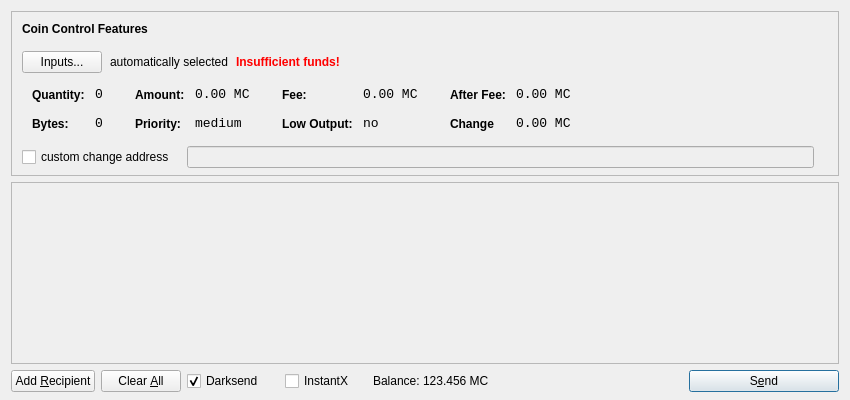
<?xml version="1.0" encoding="UTF-8"?>
<ui version="4.0">
 <class>SendCoinsDialog</class>
 <widget class="QDialog" name="SendCoinsDialog">
  <property name="geometry">
   <rect>
    <x>0</x>
    <y>0</y>
    <width>850</width>
    <height>400</height>
   </rect>
  </property>
  <property name="windowTitle">
   <string>Send Coins</string>
  </property>
  <layout class="QVBoxLayout" name="verticalLayout" stretch="0,1,0">
   <property name="bottomMargin">
    <number>8</number>
   </property>
   <item>
    <widget class="QFrame" name="frameCoinControl">
     <property name="sizePolicy">
      <sizepolicy hsizetype="Expanding" vsizetype="Expanding">
       <horstretch>0</horstretch>
       <verstretch>0</verstretch>
      </sizepolicy>
     </property>
     <property name="maximumSize">
      <size>
       <width>16777215</width>
       <height>16777215</height>
      </size>
     </property>
     <property name="frameShape">
      <enum>QFrame::StyledPanel</enum>
     </property>
     <property name="frameShadow">
      <enum>QFrame::Sunken</enum>
     </property>
     <layout class="QVBoxLayout" name="verticalLayoutCoinControl2">
      <property name="spacing">
       <number>-1</number>
      </property>
      <property name="leftMargin">
       <number>0</number>
      </property>
      <property name="topMargin">
       <number>0</number>
      </property>
      <property name="rightMargin">
       <number>0</number>
      </property>
      <property name="bottomMargin">
       <number>6</number>
      </property>
      <item>
       <layout class="QVBoxLayout" name="verticalLayoutCoinControl" stretch="0,0,0,0,1">
        <property name="spacing">
         <number>0</number>
        </property>
        <property name="leftMargin">
         <number>10</number>
        </property>
        <property name="topMargin">
         <number>10</number>
        </property>
        <item>
         <layout class="QHBoxLayout" name="horizontalLayoutCoinControl1">
          <property name="bottomMargin">
           <number>15</number>
          </property>
          <item>
           <widget class="QLabel" name="labelCoinControlFeatures">
            <property name="sizePolicy">
             <sizepolicy hsizetype="Preferred" vsizetype="Maximum">
              <horstretch>0</horstretch>
              <verstretch>0</verstretch>
             </sizepolicy>
            </property>
            <property name="font">
             <font>
              <weight>75</weight>
              <bold>true</bold>
             </font>
            </property>
            <property name="styleSheet">
             <string notr="true">font-weight:bold;</string>
            </property>
            <property name="text">
             <string>Coin Control Features</string>
            </property>
           </widget>
          </item>
         </layout>
        </item>
        <item>
         <layout class="QHBoxLayout" name="horizontalLayoutCoinControl2" stretch="0,0,0,0">
          <property name="spacing">
           <number>8</number>
          </property>
          <property name="bottomMargin">
           <number>10</number>
          </property>
          <item>
           <widget class="QPushButton" name="pushButtonCoinControl">
            <property name="styleSheet">
             <string notr="true"/>
            </property>
            <property name="text">
             <string>Inputs...</string>
            </property>
           </widget>
          </item>
          <item>
           <widget class="QLabel" name="labelCoinControlAutomaticallySelected">
            <property name="text">
             <string>automatically selected</string>
            </property>
            <property name="margin">
             <number>5</number>
            </property>
           </widget>
          </item>
          <item>
           <widget class="QLabel" name="labelCoinControlInsuffFunds">
            <property name="font">
             <font>
              <weight>75</weight>
              <bold>true</bold>
             </font>
            </property>
            <property name="styleSheet">
             <string notr="true">color:red;font-weight:bold;</string>
            </property>
            <property name="text">
             <string>Insufficient funds!</string>
            </property>
            <property name="margin">
             <number>5</number>
            </property>
           </widget>
          </item>
          <item>
           <spacer name="horizontalSpacerCoinControl">
            <property name="orientation">
             <enum>Qt::Horizontal</enum>
            </property>
            <property name="sizeHint" stdset="0">
             <size>
              <width>40</width>
              <height>1</height>
             </size>
            </property>
           </spacer>
          </item>
         </layout>
        </item>
        <item>
         <widget class="QWidget" name="widgetCoinControl" native="true">
          <property name="sizePolicy">
           <sizepolicy hsizetype="Preferred" vsizetype="Preferred">
            <horstretch>0</horstretch>
            <verstretch>0</verstretch>
           </sizepolicy>
          </property>
          <property name="minimumSize">
           <size>
            <width>0</width>
            <height>0</height>
           </size>
          </property>
          <property name="styleSheet">
           <string notr="true"/>
          </property>
          <layout class="QHBoxLayout" name="horizontalLayoutCoinControl5">
           <property name="margin">
            <number>0</number>
           </property>
           <item>
            <layout class="QHBoxLayout" name="horizontalLayoutCoinControl3" stretch="0,0,0,1">
             <property name="spacing">
              <number>20</number>
             </property>
             <property name="topMargin">
              <number>0</number>
             </property>
             <property name="bottomMargin">
              <number>10</number>
             </property>
             <item>
              <layout class="QFormLayout" name="formLayoutCoinControl1">
               <property name="horizontalSpacing">
                <number>10</number>
               </property>
               <property name="verticalSpacing">
                <number>14</number>
               </property>
               <property name="leftMargin">
                <number>10</number>
               </property>
               <property name="topMargin">
                <number>4</number>
               </property>
               <property name="rightMargin">
                <number>6</number>
               </property>
               <item row="0" column="0">
                <widget class="QLabel" name="labelCoinControlQuantityText">
                 <property name="styleSheet">
                  <string notr="true">font-weight:bold;</string>
                 </property>
                 <property name="text">
                  <string>Quantity:</string>
                 </property>
                 <property name="margin">
                  <number>0</number>
                 </property>
                </widget>
               </item>
               <item row="0" column="1">
                <widget class="QLabel" name="labelCoinControlQuantity">
                 <property name="font">
                  <font>
                   <family>Monospace</family>
                   <pointsize>10</pointsize>
                  </font>
                 </property>
                 <property name="cursor">
                  <cursorShape>IBeamCursor</cursorShape>
                 </property>
                 <property name="contextMenuPolicy">
                  <enum>Qt::ActionsContextMenu</enum>
                 </property>
                 <property name="text">
                  <string>0</string>
                 </property>
                 <property name="margin">
                  <number>0</number>
                 </property>
                 <property name="textInteractionFlags">
                  <set>Qt::LinksAccessibleByMouse|Qt::TextSelectableByKeyboard|Qt::TextSelectableByMouse</set>
                 </property>
                </widget>
               </item>
               <item row="1" column="0">
                <widget class="QLabel" name="labelCoinControlBytesText">
                 <property name="styleSheet">
                  <string notr="true">font-weight:bold;</string>
                 </property>
                 <property name="text">
                  <string>Bytes:</string>
                 </property>
                </widget>
               </item>
               <item row="1" column="1">
                <widget class="QLabel" name="labelCoinControlBytes">
                 <property name="font">
                  <font>
                   <family>Monospace</family>
                   <pointsize>10</pointsize>
                  </font>
                 </property>
                 <property name="cursor">
                  <cursorShape>IBeamCursor</cursorShape>
                 </property>
                 <property name="contextMenuPolicy">
                  <enum>Qt::ActionsContextMenu</enum>
                 </property>
                 <property name="text">
                  <string>0</string>
                 </property>
                 <property name="textInteractionFlags">
                  <set>Qt::LinksAccessibleByMouse|Qt::TextSelectableByKeyboard|Qt::TextSelectableByMouse</set>
                 </property>
                </widget>
               </item>
              </layout>
             </item>
             <item>
              <layout class="QFormLayout" name="formLayoutCoinControl2">
               <property name="horizontalSpacing">
                <number>10</number>
               </property>
               <property name="verticalSpacing">
                <number>14</number>
               </property>
               <property name="leftMargin">
                <number>6</number>
               </property>
               <property name="topMargin">
                <number>4</number>
               </property>
               <property name="rightMargin">
                <number>6</number>
               </property>
               <item row="0" column="0">
                <widget class="QLabel" name="labelCoinControlAmountText">
                 <property name="styleSheet">
                  <string notr="true">font-weight:bold;</string>
                 </property>
                 <property name="text">
                  <string>Amount:</string>
                 </property>
                 <property name="margin">
                  <number>0</number>
                 </property>
                </widget>
               </item>
               <item row="0" column="1">
                <widget class="QLabel" name="labelCoinControlAmount">
                 <property name="font">
                  <font>
                   <family>Monospace</family>
                   <pointsize>10</pointsize>
                  </font>
                 </property>
                 <property name="cursor">
                  <cursorShape>IBeamCursor</cursorShape>
                 </property>
                 <property name="contextMenuPolicy">
                  <enum>Qt::ActionsContextMenu</enum>
                 </property>
                 <property name="text">
                  <string>0.00 MC</string>
                 </property>
                 <property name="textInteractionFlags">
                  <set>Qt::LinksAccessibleByMouse|Qt::TextSelectableByKeyboard|Qt::TextSelectableByMouse</set>
                 </property>
                </widget>
               </item>
               <item row="1" column="0">
                <widget class="QLabel" name="labelCoinControlPriorityText">
                 <property name="styleSheet">
                  <string notr="true">font-weight:bold;</string>
                 </property>
                 <property name="text">
                  <string>Priority:</string>
                 </property>
                </widget>
               </item>
               <item row="1" column="1">
                <widget class="QLabel" name="labelCoinControlPriority">
                 <property name="font">
                  <font>
                   <family>Monospace</family>
                   <pointsize>10</pointsize>
                  </font>
                 </property>
                 <property name="cursor">
                  <cursorShape>IBeamCursor</cursorShape>
                 </property>
                 <property name="contextMenuPolicy">
                  <enum>Qt::ActionsContextMenu</enum>
                 </property>
                 <property name="text">
                  <string>medium</string>
                 </property>
                 <property name="textInteractionFlags">
                  <set>Qt::LinksAccessibleByMouse|Qt::TextSelectableByKeyboard|Qt::TextSelectableByMouse</set>
                 </property>
                </widget>
               </item>
              </layout>
             </item>
             <item>
              <layout class="QFormLayout" name="formLayoutCoinControl3">
               <property name="horizontalSpacing">
                <number>10</number>
               </property>
               <property name="verticalSpacing">
                <number>14</number>
               </property>
               <property name="leftMargin">
                <number>6</number>
               </property>
               <property name="topMargin">
                <number>4</number>
               </property>
               <property name="rightMargin">
                <number>6</number>
               </property>
               <item row="0" column="0">
                <widget class="QLabel" name="labelCoinControlFeeText">
                 <property name="styleSheet">
                  <string notr="true">font-weight:bold;</string>
                 </property>
                 <property name="text">
                  <string>Fee:</string>
                 </property>
                 <property name="margin">
                  <number>0</number>
                 </property>
                </widget>
               </item>
               <item row="0" column="1">
                <widget class="QLabel" name="labelCoinControlFee">
                 <property name="font">
                  <font>
                   <family>Monospace</family>
                   <pointsize>10</pointsize>
                  </font>
                 </property>
                 <property name="cursor">
                  <cursorShape>IBeamCursor</cursorShape>
                 </property>
                 <property name="contextMenuPolicy">
                  <enum>Qt::ActionsContextMenu</enum>
                 </property>
                 <property name="text">
                  <string>0.00 MC</string>
                 </property>
                 <property name="textInteractionFlags">
                  <set>Qt::LinksAccessibleByMouse|Qt::TextSelectableByKeyboard|Qt::TextSelectableByMouse</set>
                 </property>
                </widget>
               </item>
               <item row="1" column="0">
                <widget class="QLabel" name="labelCoinControlLowOutputText">
                 <property name="styleSheet">
                  <string notr="true">font-weight:bold;</string>
                 </property>
                 <property name="text">
                  <string>Low Output:</string>
                 </property>
                </widget>
               </item>
               <item row="1" column="1">
                <widget class="QLabel" name="labelCoinControlLowOutput">
                 <property name="font">
                  <font>
                   <family>Monospace</family>
                   <pointsize>10</pointsize>
                  </font>
                 </property>
                 <property name="cursor">
                  <cursorShape>IBeamCursor</cursorShape>
                 </property>
                 <property name="contextMenuPolicy">
                  <enum>Qt::ActionsContextMenu</enum>
                 </property>
                 <property name="text">
                  <string>no</string>
                 </property>
                 <property name="textInteractionFlags">
                  <set>Qt::LinksAccessibleByMouse|Qt::TextSelectableByKeyboard|Qt::TextSelectableByMouse</set>
                 </property>
                </widget>
               </item>
              </layout>
             </item>
             <item>
              <layout class="QFormLayout" name="formLayoutCoinControl4">
               <property name="horizontalSpacing">
                <number>10</number>
               </property>
               <property name="verticalSpacing">
                <number>14</number>
               </property>
               <property name="leftMargin">
                <number>6</number>
               </property>
               <property name="topMargin">
                <number>4</number>
               </property>
               <property name="rightMargin">
                <number>6</number>
               </property>
               <item row="0" column="0">
                <widget class="QLabel" name="labelCoinControlAfterFeeText">
                 <property name="styleSheet">
                  <string notr="true">font-weight:bold;</string>
                 </property>
                 <property name="text">
                  <string>After Fee:</string>
                 </property>
                 <property name="margin">
                  <number>0</number>
                 </property>
                </widget>
               </item>
               <item row="0" column="1">
                <widget class="QLabel" name="labelCoinControlAfterFee">
                 <property name="font">
                  <font>
                   <family>Monospace</family>
                   <pointsize>10</pointsize>
                  </font>
                 </property>
                 <property name="cursor">
                  <cursorShape>IBeamCursor</cursorShape>
                 </property>
                 <property name="contextMenuPolicy">
                  <enum>Qt::ActionsContextMenu</enum>
                 </property>
                 <property name="text">
                  <string>0.00 MC</string>
                 </property>
                 <property name="textInteractionFlags">
                  <set>Qt::LinksAccessibleByMouse|Qt::TextSelectableByKeyboard|Qt::TextSelectableByMouse</set>
                 </property>
                </widget>
               </item>
               <item row="1" column="0">
                <widget class="QLabel" name="labelCoinControlChangeText">
                 <property name="styleSheet">
                  <string notr="true">font-weight:bold;</string>
                 </property>
                 <property name="text">
                  <string>Change</string>
                 </property>
                </widget>
               </item>
               <item row="1" column="1">
                <widget class="QLabel" name="labelCoinControlChange">
                 <property name="font">
                  <font>
                   <family>Monospace</family>
                   <pointsize>10</pointsize>
                  </font>
                 </property>
                 <property name="cursor">
                  <cursorShape>IBeamCursor</cursorShape>
                 </property>
                 <property name="contextMenuPolicy">
                  <enum>Qt::ActionsContextMenu</enum>
                 </property>
                 <property name="text">
                  <string>0.00 MC</string>
                 </property>
                 <property name="textInteractionFlags">
                  <set>Qt::LinksAccessibleByMouse|Qt::TextSelectableByKeyboard|Qt::TextSelectableByMouse</set>
                 </property>
                </widget>
               </item>
              </layout>
             </item>
            </layout>
           </item>
          </layout>
         </widget>
        </item>
        <item>
         <layout class="QHBoxLayout" name="horizontalLayoutCoinControl4" stretch="0,0,0">
          <property name="spacing">
           <number>12</number>
          </property>
          <property name="sizeConstraint">
           <enum>QLayout::SetDefaultConstraint</enum>
          </property>
          <property name="topMargin">
           <number>5</number>
          </property>
          <property name="rightMargin">
           <number>5</number>
          </property>
          <item>
           <widget class="QCheckBox" name="checkBoxCoinControlChange">
            <property name="text">
             <string>custom change address</string>
            </property>
           </widget>
          </item>
          <item>
           <widget class="QLineEdit" name="lineEditCoinControlChange">
            <property name="enabled">
             <bool>false</bool>
            </property>
            <property name="sizePolicy">
             <sizepolicy hsizetype="Expanding" vsizetype="Fixed">
              <horstretch>0</horstretch>
              <verstretch>0</verstretch>
             </sizepolicy>
            </property>
           </widget>
          </item>
          <item>
           <widget class="QLabel" name="labelCoinControlChangeLabel">
            <property name="sizePolicy">
             <sizepolicy hsizetype="Preferred" vsizetype="Expanding">
              <horstretch>0</horstretch>
              <verstretch>0</verstretch>
             </sizepolicy>
            </property>
            <property name="minimumSize">
             <size>
              <width>0</width>
              <height>0</height>
             </size>
            </property>
            <property name="text">
             <string/>
            </property>
            <property name="margin">
             <number>3</number>
            </property>
           </widget>
          </item>
         </layout>
        </item>
        <item>
         <spacer name="verticalSpacerCoinControl">
          <property name="orientation">
           <enum>Qt::Vertical</enum>
          </property>
          <property name="sizeHint" stdset="0">
           <size>
            <width>800</width>
            <height>1</height>
           </size>
          </property>
         </spacer>
        </item>
       </layout>
      </item>
     </layout>
    </widget>
   </item>
   <item>
    <widget class="QScrollArea" name="scrollArea">
     <property name="widgetResizable">
      <bool>true</bool>
     </property>
     <widget class="QWidget" name="scrollAreaWidgetContents">
      <property name="geometry">
       <rect>
        <x>0</x>
        <y>0</y>
        <width>830</width>
        <height>165</height>
       </rect>
      </property>
      <layout class="QVBoxLayout" name="verticalLayout_2">
       <property name="margin">
        <number>0</number>
       </property>
       <item>
        <layout class="QVBoxLayout" name="entries">
         <property name="spacing">
          <number>6</number>
         </property>
        </layout>
       </item>
       <item>
        <spacer name="verticalSpacer">
         <property name="orientation">
          <enum>Qt::Vertical</enum>
         </property>
         <property name="sizeHint" stdset="0">
          <size>
           <width>20</width>
           <height>40</height>
          </size>
         </property>
        </spacer>
       </item>
      </layout>
     </widget>
    </widget>
   </item>
   <item>
    <layout class="QHBoxLayout" name="horizontalLayout">
     <item>
      <widget class="QPushButton" name="addButton">
       <property name="toolTip">
        <string>Send to multiple recipients at once</string>
       </property>
       <property name="text">
        <string>Add &amp;Recipient</string>
       </property>
       <property name="autoDefault">
        <bool>false</bool>
       </property>
      </widget>
     </item>
     <item>
      <widget class="QPushButton" name="clearButton">
       <property name="sizePolicy">
        <sizepolicy hsizetype="Minimum" vsizetype="Fixed">
         <horstretch>0</horstretch>
         <verstretch>0</verstretch>
        </sizepolicy>
       </property>
       <property name="toolTip">
        <string>Remove all transaction fields</string>
       </property>
       <property name="text">
        <string>Clear &amp;All</string>
       </property>
       <property name="autoRepeatDelay">
        <number>300</number>
       </property>
       <property name="autoDefault">
        <bool>false</bool>
       </property>
      </widget>
     </item>
     <item>
      <layout class="QHBoxLayout" name="horizontalLayout_2">
       <property name="spacing">
        <number>3</number>
       </property>
        <item>
        <widget class="QCheckBox" name="checkUseDarksend">
         <property name="minimumSize">
          <size>
           <width>95</width>
           <height>0</height>
          </size>
         </property>
         <property name="text">
          <string>Darksend</string>
         </property>
         <property name="checked">
          <bool>true</bool>
         </property>
        </widget>
       </item>
       <item>
        <widget class="QCheckBox" name="checkInstantX">
         <property name="enabled">
          <bool>true</bool>
         </property>
         <property name="minimumSize">
          <size>
           <width>85</width>
           <height>0</height>
          </size>
         </property>
         <property name="text">
          <string>InstantX</string>
         </property>
        </widget>
       </item>
       <item>
        <widget class="QLabel" name="label">
         <property name="sizePolicy">
          <sizepolicy hsizetype="Preferred" vsizetype="Fixed">
           <horstretch>0</horstretch>
           <verstretch>0</verstretch>
          </sizepolicy>
         </property>
         <property name="text">
          <string>Balance:</string>
         </property>
        </widget>
       </item>
       <item>
        <widget class="QLabel" name="labelBalance">
         <property name="sizePolicy">
          <sizepolicy hsizetype="Preferred" vsizetype="Fixed">
           <horstretch>0</horstretch>
           <verstretch>0</verstretch>
          </sizepolicy>
         </property>
         <property name="cursor">
          <cursorShape>IBeamCursor</cursorShape>
         </property>
         <property name="text">
          <string>123.456 MC</string>
         </property>
         <property name="textInteractionFlags">
          <set>Qt::LinksAccessibleByMouse|Qt::TextSelectableByKeyboard|Qt::TextSelectableByMouse</set>
         </property>
        </widget>
       </item>
      </layout>
     </item>
     <item>
      <spacer name="horizontalSpacer">
       <property name="orientation">
        <enum>Qt::Horizontal</enum>
       </property>
       <property name="sizeHint" stdset="0">
        <size>
         <width>40</width>
         <height>20</height>
        </size>
       </property>
      </spacer>
     </item>
     <item>
      <widget class="QPushButton" name="sendButton">
       <property name="minimumSize">
        <size>
         <width>150</width>
         <height>0</height>
        </size>
       </property>
       <property name="toolTip">
        <string>Confirm the send action</string>
       </property>
       <property name="text">
        <string>S&amp;end</string>
       </property>
       <property name="icon">
        <iconset resource="../bitcoin.qrc">
         <normaloff>:/icons/send</normaloff>:/icons/send</iconset>
       </property>
       <property name="default">
        <bool>true</bool>
       </property>
      </widget>
     </item>
    </layout>
   </item>
  </layout>
 </widget>
 <resources>
  <include location="../bitcoin.qrc"/>
 </resources>
 <connections/>
</ui>
